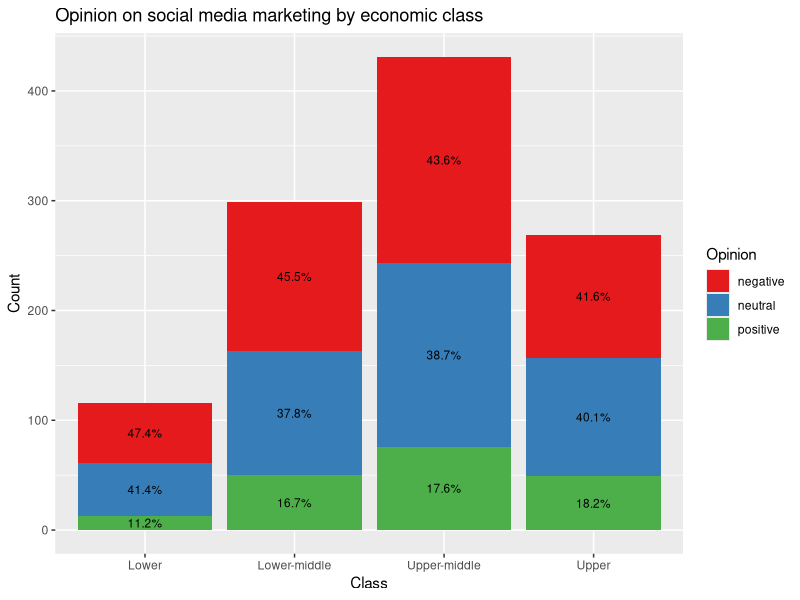

Recreate this plot in R.
# ============================== setup ========================================
library(tidyverse)

# loading data
data <- read.csv("data/Whatsgoodly - Thought Catalog Influencers.csv",
                 stringsAsFactors = FALSE
)

# filtering data for question on annoyance
opinion_df <- data %>%
  filter(grepl("Does it annoy you", Question)) %>%
  mutate(Opinion = ifelse(grepl("Y", Answer), "negative",
                          ifelse(grepl("N", Answer), "positive", "neutral")
  ))
# ==================== gathering relevant data for charts =====================
by_econ <- opinion_df %>%
  filter(grepl("parents", Segment.Description)) %>%
  mutate(Class = ifelse(grepl("240", Segment.Description), "Upper",
                        ifelse(grepl("160", Segment.Description), "Upper-middle",
                               ifelse(grepl("9", Segment.Description), "Lower-middle",
                                      "Lower"
                               )
                        )
  )) %>%
  mutate(Class = factor(Class, levels = c("Lower", "Lower-middle", "Upper-middle", "Upper")))

# =============================== charts ======================================
# stacked bar plot of opinion count by class
chart_econ <- ggplot(data = by_econ, aes(x = Class, Count, fill = Opinion)) +
  geom_col() +
  geom_text(
    label = paste0(pull(by_econ, Percentage) * 100, "%"),
    size = 3,
    position = position_stack(vjust = .5)
  ) +
  scale_fill_brewer(palette = "Set1") +
  ggtitle("Opinion on social media marketing by economic class")